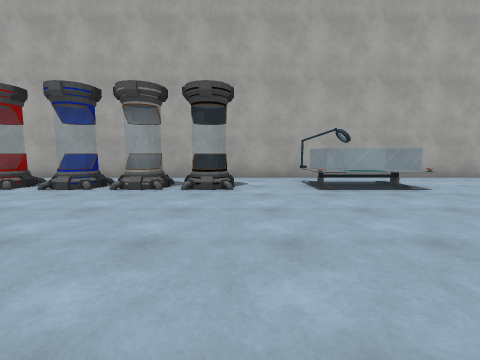
[1] (above)

21 first-person views from a walk through a scene from a Unity 3-D project. The camera is 1.2 m above the floor, tilts 6° down and sees 90° across. The floor is counted in squares, 2 m on a side. Each view is taken from the middle of a square. On the plan, view 1 faces up. The plan holds only what a view shows up to about 9 squares ahead; the rest is blank. The place goes on beyond the plan. The player is left out. Surface patterns are stand-ins for the level's own textures.

[2]
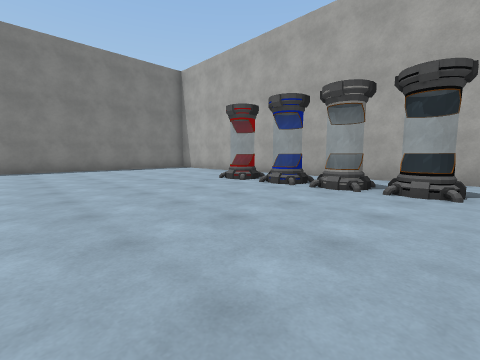

[3]
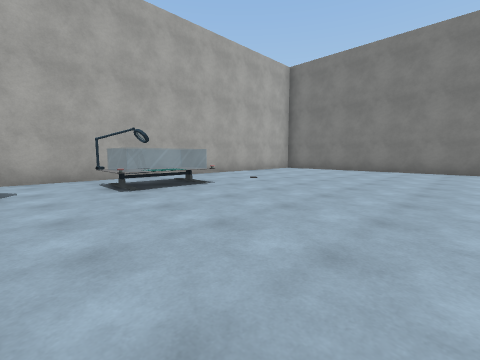

[4]
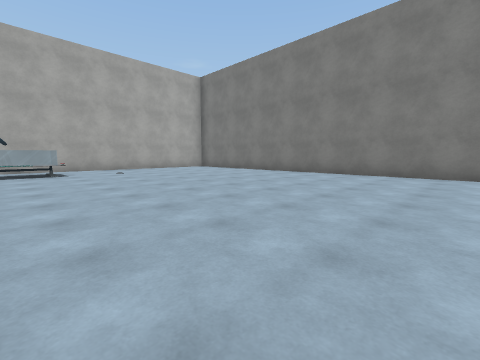

[5]
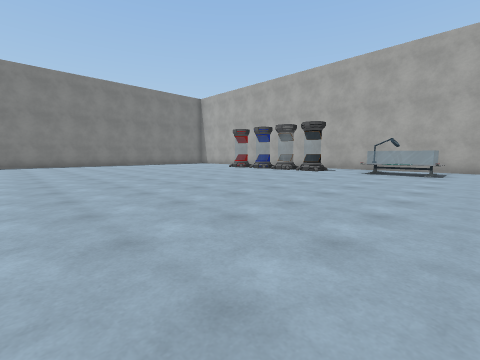

[6]
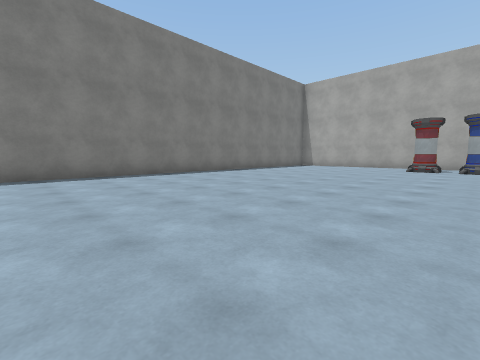

[7]
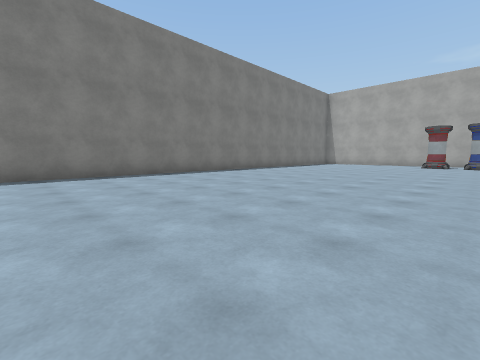

[8]
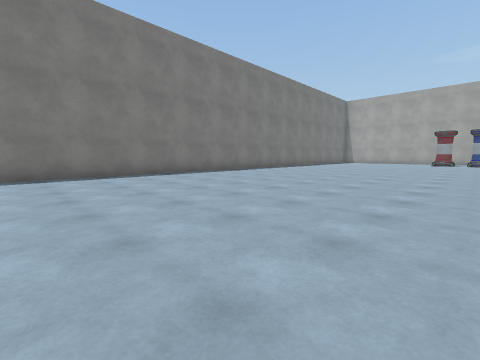

[9]
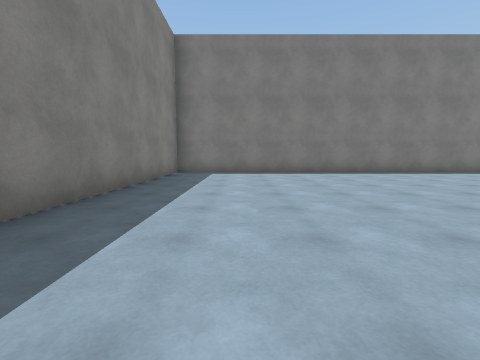

[10]
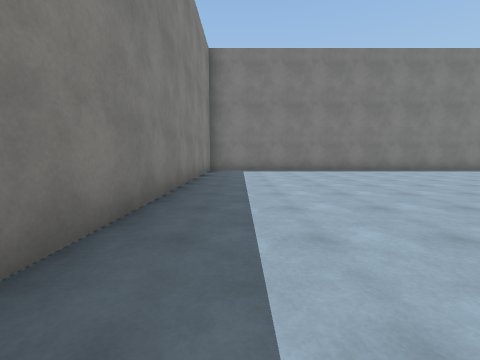

[11]
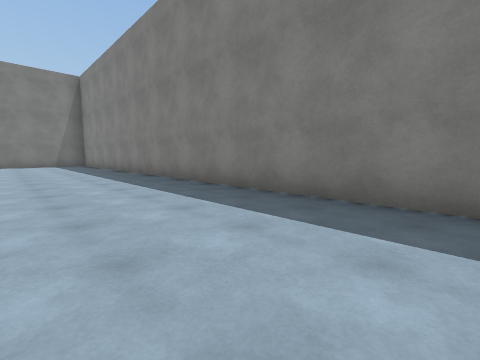

[12]
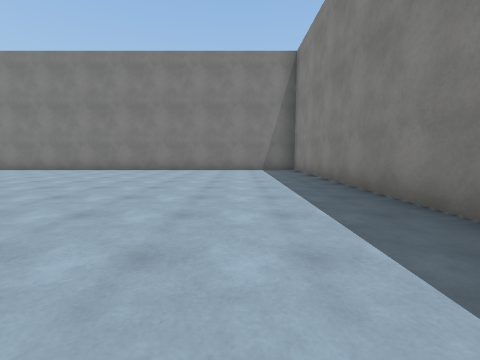

[13]
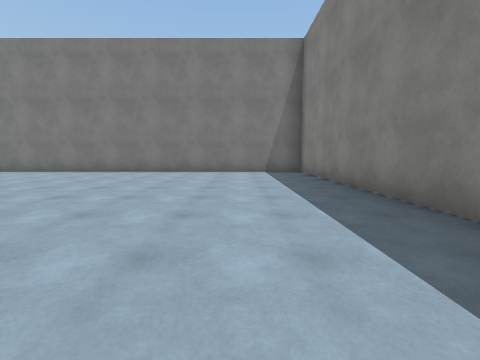

[14]
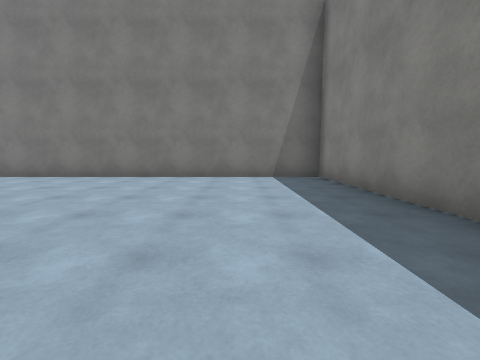

[15]
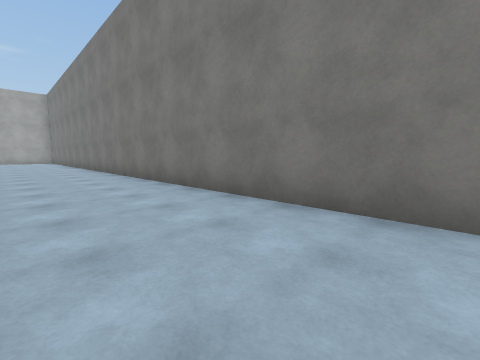

[16]
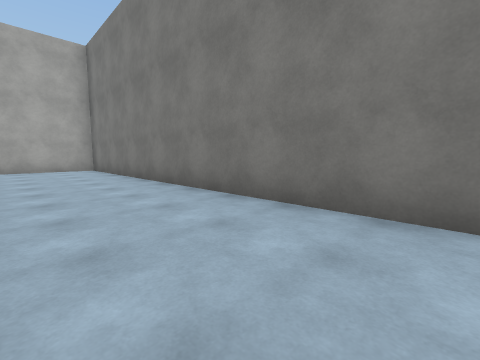

[17]
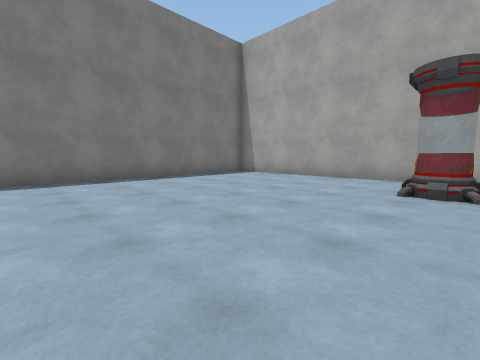

[18]
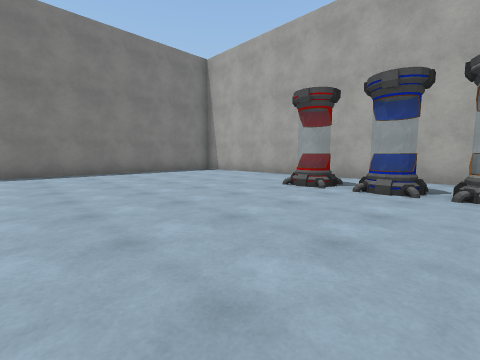

[19]
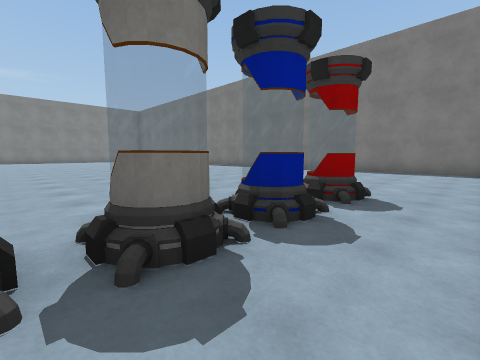

[20]
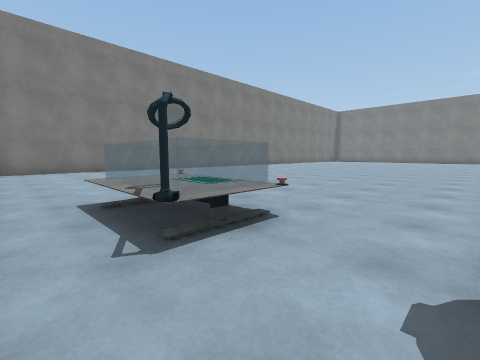

[21]
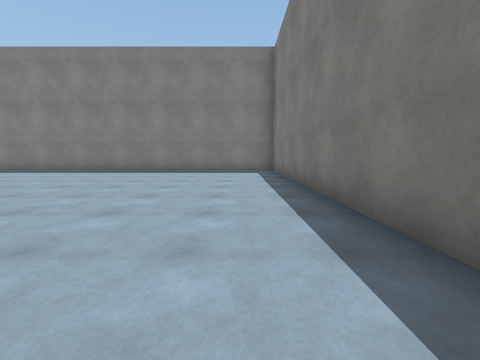

### Floor plan
Key: @ floor where view 1 was taken; # wall or solid block; . floor; = window, fence, low wall or low ledge.
Columns run from 11 left of view 1 to 10 right of it. Each row starts with its distance up from view 1.
  7 ######################
  6 #....................#
  5 #......====..= ......#
  4 #......==.=..==......#
  3 #....................#
  2 #....................#
  1 #....................#
  0 #..........@.........#
 -1 #....................#
 -2 #....................#
 -3 #....................#
 -4 #....................#
 -5 #.............    ...#
 -6 #............     ...#
 -7 #........         ...#
 -8 #........        ....#
 -9 #........       .....#
-10 #........      ......#
-11 #........     .......#
-12 #........   .........#
-13 #....................#
-14 #....................#
-15 #....................#
-16 #....................#
-17 ######################

Where each view was taken, in squares from view 1:
view 1: 0 up, 0 right, facing up
view 2: 0 up, 0 right, facing up-left
view 3: 0 up, 0 right, facing up-right
view 4: 4 down, 2 right, facing up-right
view 5: 4 down, 4 right, facing up-left
view 6: 6 down, 3 left, facing up-left
view 7: 9 down, 3 left, facing up-left
view 8: 12 down, 3 left, facing up-left
view 9: 14 down, 2 left, facing left
view 10: 15 down, 1 left, facing left
view 11: 13 down, 5 left, facing down-right
view 12: 14 down, 0 right, facing right
view 13: 14 down, 1 right, facing right
view 14: 14 down, 3 right, facing right
view 15: 14 down, 7 right, facing up-right
view 16: 4 down, 7 right, facing up-right
view 17: 0 up, 4 left, facing up-left
view 18: 0 up, 2 left, facing up-left
view 19: 6 up, 1 left, facing down-left
view 20: 6 up, 0 right, facing down-right
view 21: 7 down, 9 left, facing down
